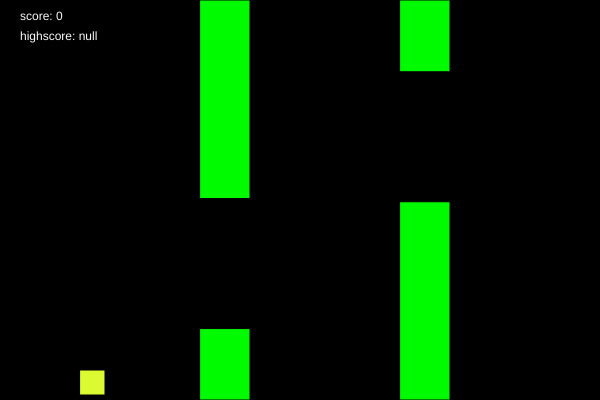
Frame 1 (no input)
Frame 60 (no input): identical to frame 1, image omitted
Frame 120 (the mouse pressed at the canvas centre since frame 60): identical to frame 1, image omitted

The p5.js sketch that drew this single still picture (run headless with seeded random() and noise() and a simulated clock; from frame 60 on, the mouse is pressed at the canvas centre):

// p5.js sketch
// ── sketch.js
let pipe = [];
let xPipe = 200
let bird = { x: 80, y: 370, w: 25, v: 0 };
let g = 1;
let score = 0;
let gap = 130;
let dead = false;
let highscore;

function setup() {
  createCanvas(600, 400);
  highscore = getItem("high Score");
  for (let i = 0; i < 200; i++) {
    pipe.push({
      x: xPipe + ([i] * xPipe),
      y: 0,
      w: 50,
      h: random(20, 270),
      v: 0,
    });
  }
}

function draw() {
  background(0);
  fill(220, 250, 50);
  square(bird.x, bird.y, bird.w);
  createPipe();
if(dead === false){
  game();
  hit();
  fill(250);
  text("score: " + score, 20, 20);
  storeItem("high score", highscore);
  text("highscore: " + highscore, 20, 40);
  if(score === 200){
    text("theres no way you actually got this far", 300, 200);
  }
}
}

function keyPressed() {
  if(dead === false){
  if (key === " ") {
    bird.v = 10;
    for (i = 0; i < 200; i++) {
      pipe[i].v = 2;
    }}
  } if (isLooping() === false){
    if(key === 'k'){
      dead = false;
      score = 0;
      for(i = 0; i< 200; i++){
        pipe[i].x = xPipe + ([i] * xPipe);
        pipe[i].v = 0;
        pipe[i].h = random(20, 270)
      }
      bird.v = 0;
      bird.y = 400;
      g = 1;
      game();
      loop();
    }
  }
}

function hit() { // i am a FOOL :sob:
  for (i = 0; i < 200; i++) {
    if (bird.x + bird.w > pipe[i].x && bird.x < pipe[i].x + pipe[i].w) {
//       console.log(bird.y + bird.w );
      if(bird.y < pipe[i].h  || bird.y + bird.w >  pipe[i].h + gap) {
        death();
      }
    }
  }
}

function death() {
  highscore = max(score, highscore);
  bird.v = 0;
  g = 0;
  fill(250, 0, 0);
  text("gg lol", 300, 200);
  fill(250);
  text("press 'k' to restart", 280, 220)
  for (i = 0; i < 200; i++) {
    pipe[i].v = 0;
  }
  dead = true;
  noLoop();
}

function game(){
  bird.y = bird.y - bird.v;
  if (bird.y < 370) {
    //birb jump
    bird.v = bird.v - g;
  } else if (bird.y >= 370) {
    bird.y = 370;
  }

  if (bird.y < 0) {
    bird.y = 0;
  }

  for (i = 0; i < 200; i++) {
   pipe[i].x = pipe[i].x - pipe[i].v;  
    if (pipe[i].x === 0) {
      score += 1;
    }
  }
}
function createPipe(){
  for(i = 0; i < 200; i++){
    fill(0, 250, 0);
    rect(pipe[i].x, pipe[i].y, pipe[i].w, pipe[i].h);
    rect(
      pipe[i].x,
      pipe[i].y + gap + pipe[i].h,
      pipe[i].w,
      400 - (gap + pipe[i].h)
    );
  }
}
